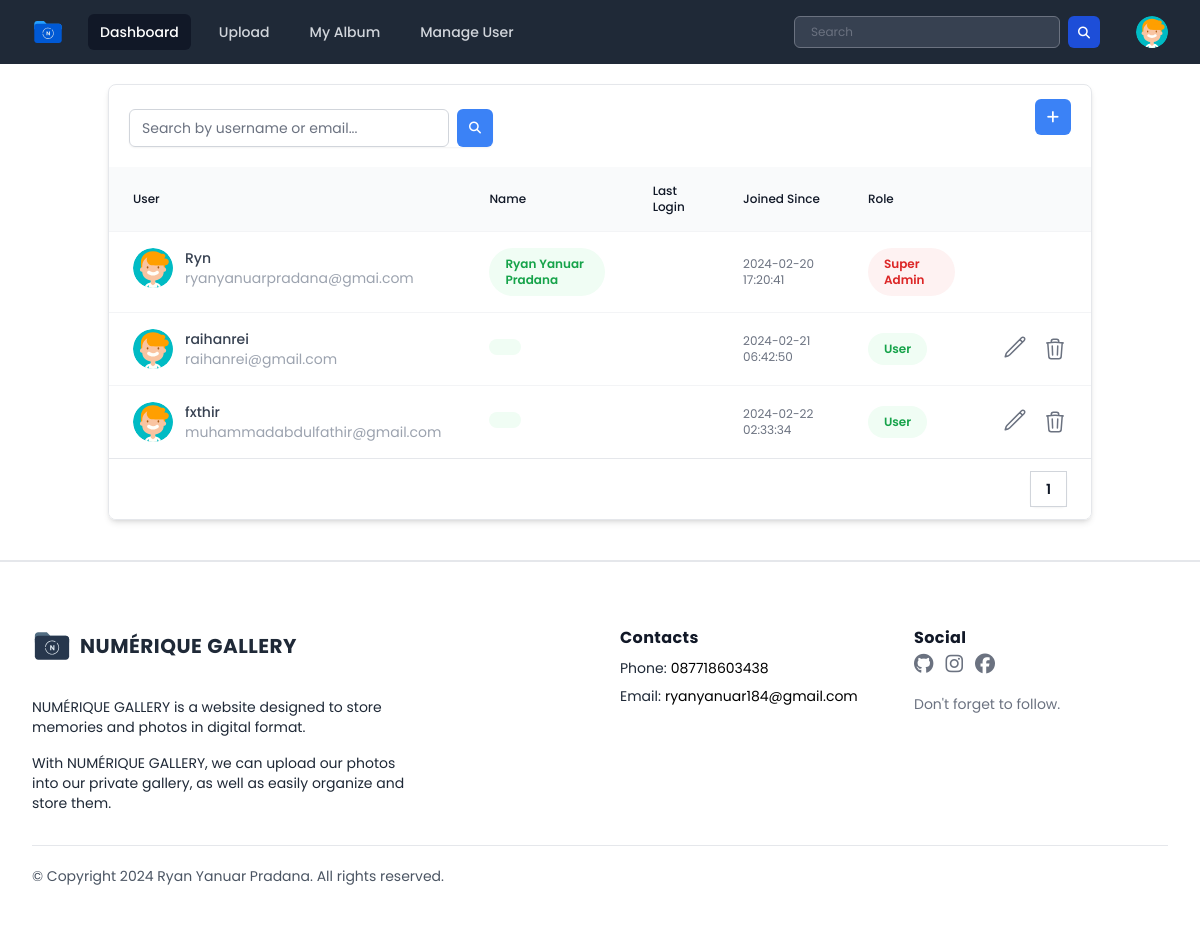
The page /public/page/admin/manage-user.php (signed in) on the database as committed earlier.
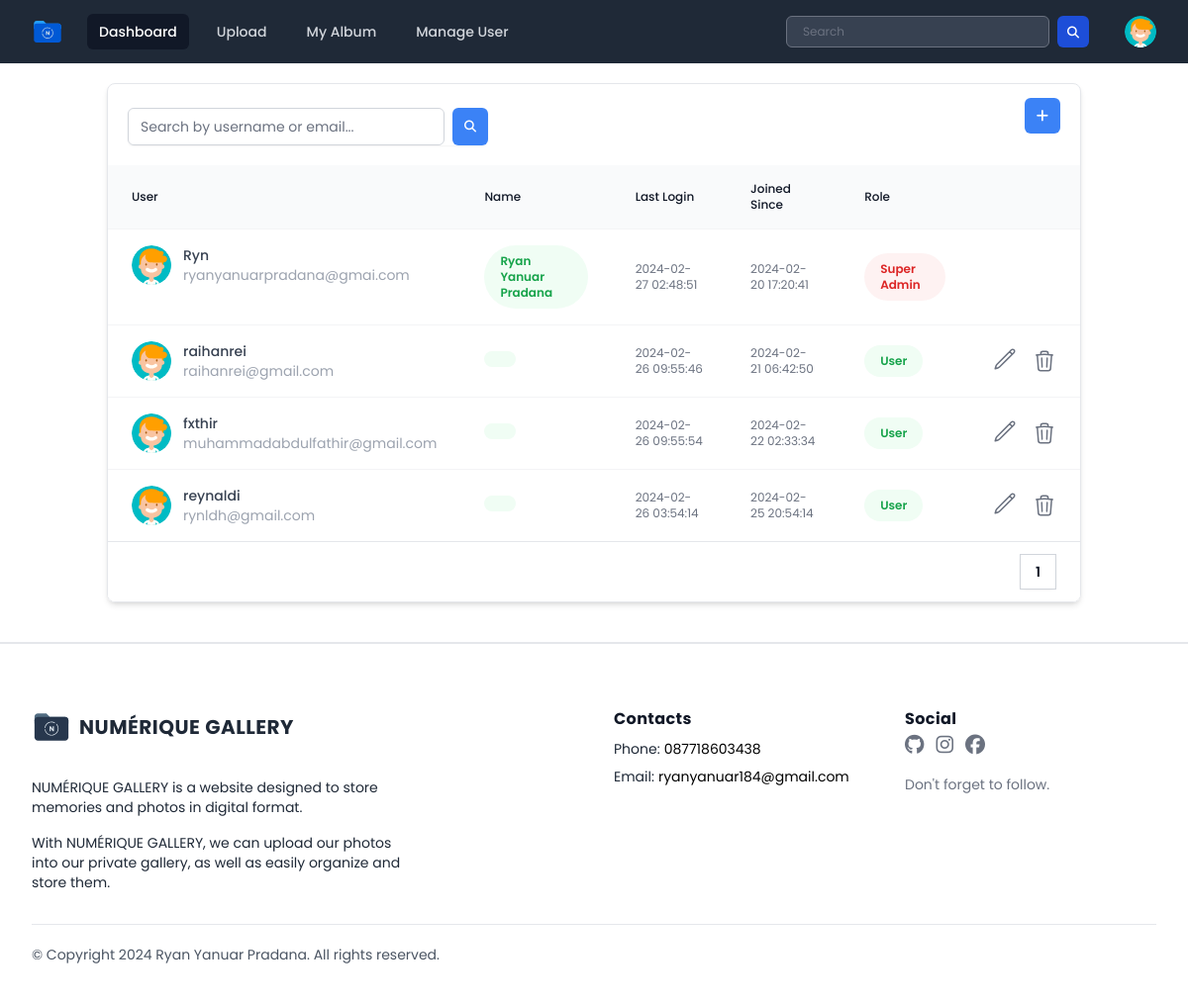
The same page on the database as committed later.
### tables this page shows
CREATE TABLE `users` (
  `userID` int(11) NOT NULL,
  `name` varchar(255) DEFAULT NULL,
  `username` varchar(50) NOT NULL,
  `password` varchar(255) NOT NULL,
  `email` varchar(100) NOT NULL,
  `access_level` varchar(50) DEFAULT 'user',
  `last_login` datetime DEFAULT NULL,
  `createdAt` timestamp NOT NULL DEFAULT current_timestamp(),
  `profile_photo` varchar(255) DEFAULT 'default_profile.svg'
);

### public/page/admin/manage-user.php (the view, shortened to what this page needs)
<?php
include "../../../database/koneksi.php";
$username = $_SESSION["username"];
$query = "SELECT * FROM users WHERE username = '$username'";
$result = mysqli_query($conn, $query);
if ($result && mysqli_num_rows($result) > 0) {
    $row = mysqli_fetch_assoc($result);
    $profile = $row['profile_photo'];
    $username = $row['username'];
} else {
    echo "Error: " . mysqli_error($conn);
    exit();
}
$queryTotalRows = "SELECT COUNT(*) as total FROM users";
$resultTotalRows = mysqli_query($conn, $queryTotalRows);
$totalRows = mysqli_fetch_assoc($resultTotalRows)['total'];
$rowsPerPage = 5;
$totalPages = ceil($totalRows / $rowsPerPage);
$current_page = isset($_GET['page']) ? $_GET['page'] : 1;
$offset = ($current_page - 1) * $rowsPerPage;
?>
<!DOCTYPE html>
<html lang="en">
<head>
    <link rel="stylesheet" href="../../css/output.css">
    <link rel="stylesheet" href="../../css/style.css">
    <link rel="stylesheet" href="../../css/all.min.css">
    <link rel="stylesheet" href="../../css/fontawesome.min.css">
</head>
<body class="h-screen overflow-x-hidden font-poppins">
    <div x-data="{ open: false, profileMenuOpen: false }">
        <nav class="bg-gray-800">
            <div class="mx-auto max-w-7xl px-2 sm:px-6 lg:px-8">
                <div class="relative flex h-16 items-center justify-between">
                    <div class="flex flex-1 items-center justify-center sm:items-stretch sm:justify-start">
                        <div class="flex flex-shrink-0 items-center">
                            <img class="h-8 w-auto" src="../../assets/logo/logo-secondary.svg" alt="Numérique Gallery">
                        </div>
                        <div class="hidden sm:ml-6 sm:block">
                            <div class="flex space-x-4">
                                <a href="../user/dashboard.php" class="bg-gray-900 text-white rounded-md px-3 py-2 text-sm font-medium" aria-current="page">Dashboard</a>
                                <a href="../user/uploads.php" class="text-gray-300 hover:bg-gray-700 hover:text-white rounded-md px-3 py-2 text-sm font-medium">Upload</a>
                                <a href="../user/album.php" class="text-gray-300 hover:bg-gray-700 hover:text-white rounded-md px-3 py-2 text-sm font-medium">My Album</a>
                                <a href="./manage-user.php" class="text-gray-300 hover:bg-gray-700 hover:text-white rounded-md px-3 py-2 text-sm font-medium">Manage User</a>
                            </div>
                        </div>
                    </div>
                    <div class="flex items-center">
                        <form action="../user/result_search.php" class="flex flex-row gap-2" method="GET">
                            <div class="hidden sm:block">
                                <input type="text" name="search" placeholder="Search" class="bg-gray-700 text-white px-4 py-3 h-8 rounded-md text-xs focus:outline-none focus:shadow-outline">
                            </div>
                            <button type="submit" class="text-white block bg-blue-700 hover:bg-blue-800 focus:ring-4 focus:ring-blue-300 font-medium rounded-md text-sm  h-8 w-8 dark:bg-blue-600 dark:hover:bg-blue-700 focus:outline-none dark:focus:ring-blue-800"><i class="fa-solid fa-magnifying-glass text-xs mx-auto"></i></button>
                        </form>
                        <div class="absolute inset-y-0 right-0 flex items-center pr-2 sm:static sm:inset-auto sm:ml-6 sm:pr-0">
                            <div class="relative ml-3">
                                <div>
                                    <button @click="profileMenuOpen = !profileMenuOpen" type="button" class="relative flex rounded-full bg-gray-800 text-sm focus:outline-none focus:ring-2 focus:ring-white focus:ring-offset-2 focus:ring-offset-gray-800" id="user-menu-button" aria-expanded="false" aria-haspopup="true">
                                        <span class="absolute -inset-1.5"></span>
                                        <img class="h-8 w-8 rounded-full" src="../../../database/uploads/<?= $profile ?>" alt="<?= $username ?> profile photo">
                                    </button>
                                </div>
                            </div>
                        </div>
                    </div>
                </div>
            </div>
        </nav>
    </div>
    <div class="container mx-auto ">
        <div class="overflow-hidden rounded-lg border border-gray-200 shadow-md m-5">
            <div class="m-5 flex justify-between">
                <form action="search.php" method="GET">
                    <div class="mt-1 relative flex gap-2 rounded-md shadow-sm">
                        <input type="text" name="search" id="search" class="focus:ring-indigo-500 w-80 focus:border-indigo-500 inline pr-10 sm:text-sm border-gray-300 rounded-md" placeholder="Search by username or email...">
                        <button type="submit" class="inset-y-0 right-0 px-3 py-2 bg-blue-500 text-white text-xs rounded-md hover:bg-indigo-600 focus:outline-none focus:bg-indigo-600"><i class="fa-solid fa-magnifying-glass"></i></button>
                    </div>
                </form>
                <div class="">
                    <a href="add-user.php" class="inset-y-0 right-0 w-10 px-3 py-2 bg-blue-500 text-white text-sm rounded-md hover:bg-indigo-600 focus:outline-none focus:bg-indigo-600"><i class="fa-solid fa-plus"></i></a>
                </div>
            </div>
            <table class="w-full border-collapse bg-white text-left text-xs text-gray-500">
                <thead class="bg-gray-50">
                    <tr>
                        <th scope="col" class="px-6 py-4 font-medium text-gray-900">User</th>
                        <th scope="col" class="px-6 py-4 font-medium text-gray-900">Name</th>
                        <th scope="col" class="px-6 py-4 font-medium text-gray-900">Last Login</th>
                        <th scope="col" class="px-6 py-4 font-medium text-gray-900">Joined Since</th>
                        <th scope="col" class="px-6 py-4 font-medium text-gray-900">Role</th>
                        <th scope="col" class="px-6 py-4 font-medium text-gray-900"></th>
                    </tr>
                </thead>
                <tbody class="divide-y divide-gray-100 border-t border-gray-100">
                    <?php
                    $queryUser = "SELECT * FROM users LIMIT $rowsPerPage OFFSET $offset";
                    $resultUser = mysqli_query($conn, $queryUser);
                    if ($resultUser && mysqli_num_rows($resultUser) > 0) {
                        while ($row = mysqli_fetch_assoc($resultUser)) {
                            $profile_photo = $row['profile_photo'];
                            $username = $row['username'];
                            $iduser = $row['userID'];
                            $email = $row['email'];
                            $name = $row['name'];
                            $role = $row['access_level'];
                            $createdAt = $row['createdAt'];
                            $lastLogin = $row['last_login'];
                    ?>
                            <tr class="hover:bg-gray-50">
                                <th class="flex gap-3 px-6 py-4 font-normal text-gray-900">
                                    <div class="relative h-10 w-10">
                                        <img class="h-full w-full rounded-full object-cover object-center" src="../../../database/uploads/<?= $profile_photo ?>" alt="" />
                                    </div>
                                    <div class="text-sm">
                                        <div class="font-medium text-gray-700"><?= $username ?></div>
                                        <div class="text-gray-400"><?= $email ?></div>
                                    </div>
                                </th>
                                <td class="px-6 py-4">
                                    <span class="inline-flex items-center w-auto gap-1 rounded-full bg-green-50 px-4 py-2 text-xs font-semibold text-green-600">
                                        <?= $name ?>
                                    </span>
                                </td>
                                <td class="px-6 py-4"><?= $lastLogin ?></td>
                                <td class="px-6 py-4"><?= $createdAt ?></td>
                                <td class="px-6 py-4">
                                    <div class="flex gap-2">
                                        <?php if ($role === 'admin') : ?>
                                            <span class="inline-flex items-center gap-1 rounded-full bg-indigo-50 px-4 py-2 text-xs font-semibold text-indigo-600">
                                                Admin
                                            </span>
                                        <?php elseif ($role === 'user') : ?>
                                            <span class="inline-flex items-center gap-1 rounded-full bg-green-50 px-4 py-2 text-xs font-semibold text-green-600">
                                                User
                                            </span>
                                        <?php elseif ($role === "super_admin") : ?>
                                            <span class="inline-flex items-center gap-1 rounded-full bg-red-50 px-4 py-2 text-xs font-semibold text-red-600">
                                                Super Admin
                                            </span>
                                        <?php endif; ?>
                                    </div>
                                </td>
                                <td class="px-6 py-4">
                                    <div class="flex justify-end gap-4">
                                        <?php if ($role === 'admin' || $role === 'user') : ?>
                                            <form action="manage-user.php" method="get">
                                                <button type="submit" name="userID" onclick="togglePopup()" value="<?= $iduser ?>" class="hover:text-sky-600" x-data="{ tooltip: 'Edit' }">
                                                </button>
                                            </form>
                                            <?php
                                            $usernameSession = $_SESSION['username'];
                                            ?>
                                            <?php if ($usernameSession === $username) : ?>
                                                <div></div>
                                            <?php else : ?>
                                                <button onclick="toggleUserPopup()" id="deleteUserButton" class="hover:text-red-600" onclick="return confirm('Are you sure you want to delete this album? This action cannot be undone.')">
                                                </button>
                                            <?php endif; ?>
                                        <?php elseif ($role === 'super_admin') : ?>
                                            <div></div>
                                        <?php endif; ?>
                                    </div>
                                </td>
                            </tr>
                        <?php
                        }
                    } else {
                        ?>
                        <tr>
                            <td colspan="5" class="text-center py-4">No users found.</td>
                        </tr>
                    <?php
                    }
                    ?>
                </tbody>
            </table>
            <div class="flex items-center justify-between border-t border-gray-200 bg-white px-4 py-3 sm:px-6">
                <div class="hidden sm:flex sm:flex-1 sm:items-center sm:justify-between">
                    <div>
                        <nav class="isolate inline-flex -space-x-px rounded-md shadow-sm" aria-label="Pagination">
                            <?php for ($i = 1; $i <= $totalPages; $i++) : ?>
                                <a href="?page=<?= $i ?>" class="relative inline-flex items-center px-4 py-2 text-sm font-semibold text-gray-900 ring-1 ring-inset ring-gray-300 hover:bg-gray-50 focus:z-20 focus:outline-offset-0">
                                    <?= $i ?>
                                </a>
                            <?php endfor; ?>
                        </nav>
                    </div>
                </div>
            </div>
        </div>
    </div>
    <div class="px-4 pt-16 mx-auto sm:max-w-xl md:max-w-full lg:max-w-screen-xl md:px-24 lg:px-8 border-t-2 mt-10">
        <div class="grid gap-10 row-gap-6 mb-8 sm:grid-cols-2 lg:grid-cols-4">
            <div class="sm:col-span-2">
                <a href="../user/dashboard.php" aria-label="Go home" title="Company" class="inline-flex items-center">
                    <img src="../../assets/logo/logo-main.svg" class="h-10 w-auto" alt="Numérique Gallery">
                    <span class="ml-2 text-xl font-bold tracking-wide text-gray-800 uppercase">Numérique Gallery</span>
                </a>
                <div class="mt-6 lg:max-w-sm">
                    <p class="text-sm text-gray-800">
                        NUMÉRIQUE GALLERY is a website designed to store memories and photos in digital format.
                    </p>
                    <p class="mt-4 text-sm text-gray-800">
                        With NUMÉRIQUE GALLERY, we can upload our photos into our private gallery, as well as easily organize and store them.
                    </p>
                </div>
            </div>
            <div class="space-y-2 text-sm">
                <p class="text-base font-bold tracking-wide text-gray-900">Contacts</p>
                <div class="flex">
                    <p class="mr-1 text-gray-800">Phone:</p>
                    <span class="transition-colors duration-300 text-deep-purple-accent-400 hover:text-deep-purple-800">087718603438</span>
                </div>
                <div class="flex">
                    <p class="mr-1 text-gray-800">Email:</p>
                    <span class="transition-colors duration-300 text-deep-purple-accent-400 hover:text-deep-purple-800">ryanyanuar184@gmail.com</span>
                </div>
            </div>
            <div>
                <span class="text-base font-bold tracking-wide text-gray-900">Social</span>
                <div class="flex items-center mt-1 space-x-3">
                    <a href="https://github.com/Rynr615" target="_blank" class="text-gray-500 transition-colors duration-300 hover:text-gray-500">
                        <i class="fa-brands fa-github text-xl"></i>
                    </a>
                    <a href="https://www.instagram.com/ryn_ynr/" target="_blank" class="text-gray-500 transition-colors duration-300 hover:hover:text-gray-500">
                        <i class="fa-brands fa-instagram text-xl"></i>
                    </a>
                    <a href="https://www.facebook.com/profile.php?id=100055706964435" target="_blank" class="text-gray-500 transition-colors duration-300 hover:hover:text-gray-500">
                        <i class="fa-brands fa-facebook text-xl"></i>
                    </a>
                </div>
                <p class="mt-4 text-sm text-gray-500">
                    Don't forget to follow.
                </p>
            </div>
        </div>
        <div class="flex flex-col-reverse justify-between pt-5 pb-10 border-t lg:flex-row">
            <p class="text-sm text-gray-600">
                © Copyright 2024 Ryan Yanuar Pradana. All rights reserved.
            </p>
        </div>
    </div>
</body>
</html>

### public/css/style.css (style rules this page uses)
* { font-family : 'Poppins', sans-serif; }

Rows that differ between the two databases and show on the page:
changed users "Ryn": last_login (not shown) → "2024-02-27 02:48:51"
changed users "raihanrei": last_login (not shown) → "2024-02-26 09:55:46"
changed users "fxthir": last_login (not shown) → "2024-02-26 09:55:54"
added users: profile_photo (placeholder picture), username "reynaldi", email "rynldh@gmail.com", last_login "2024-02-26 03:54:14", createdAt "2024-02-25 20:54:14", access_level "User", $iduser 4 (drawn)
